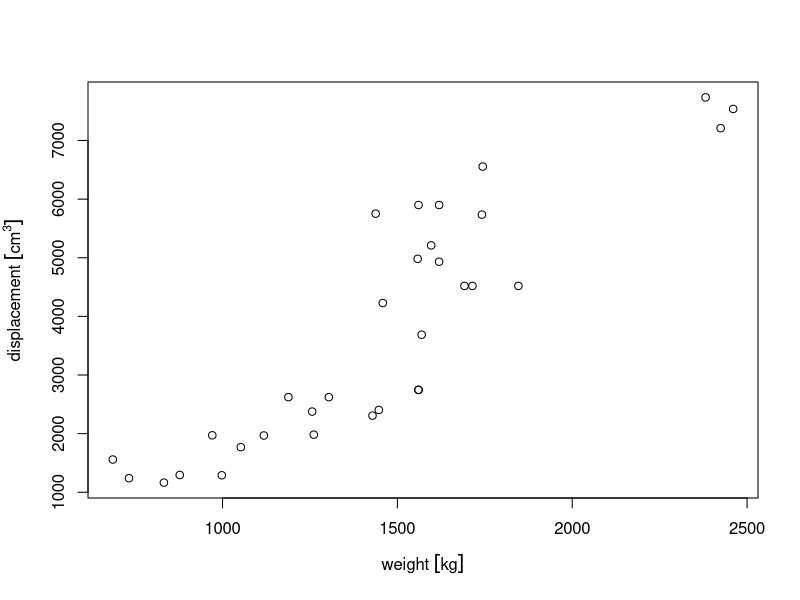
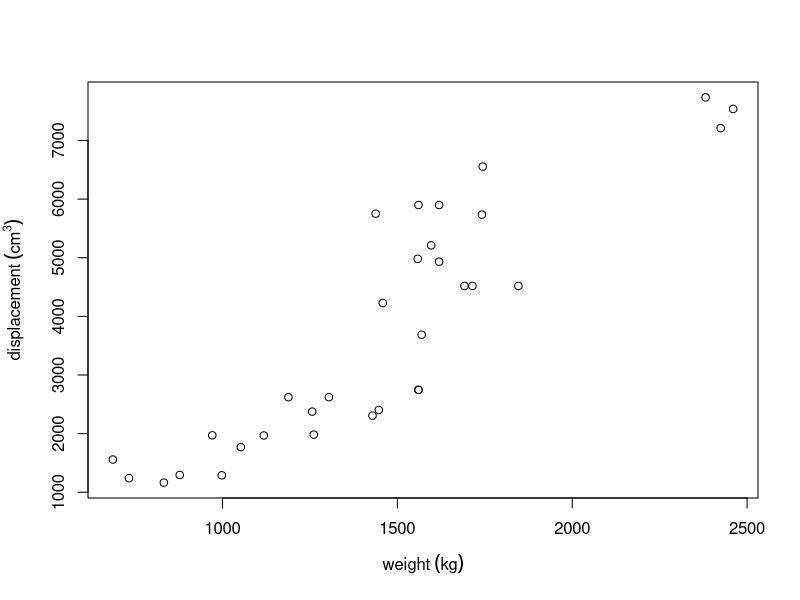
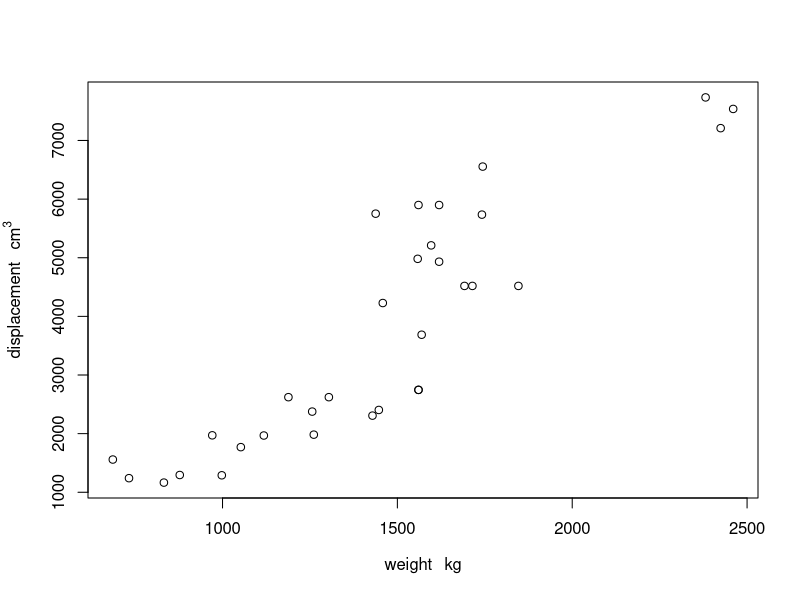
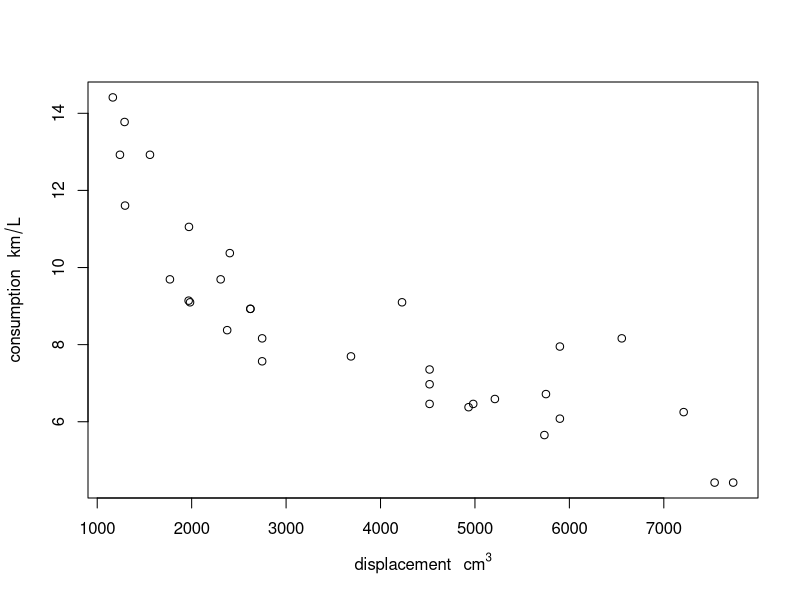
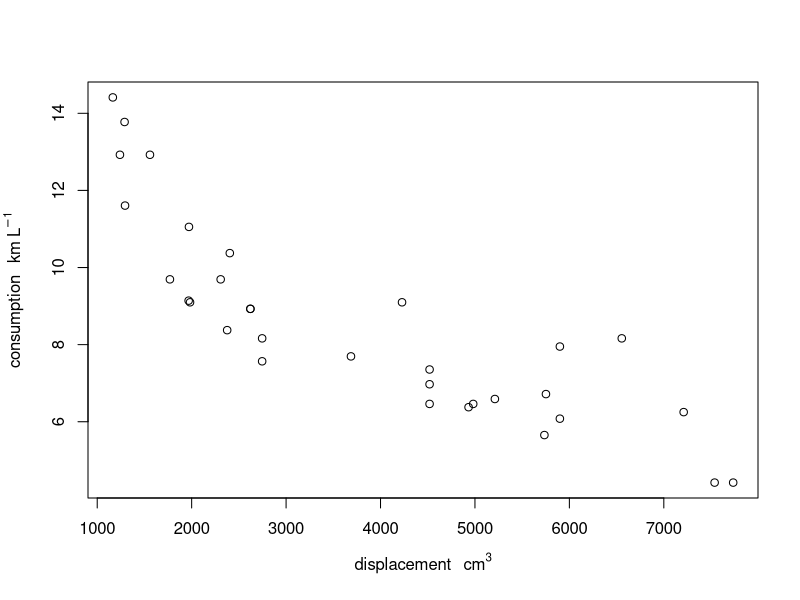
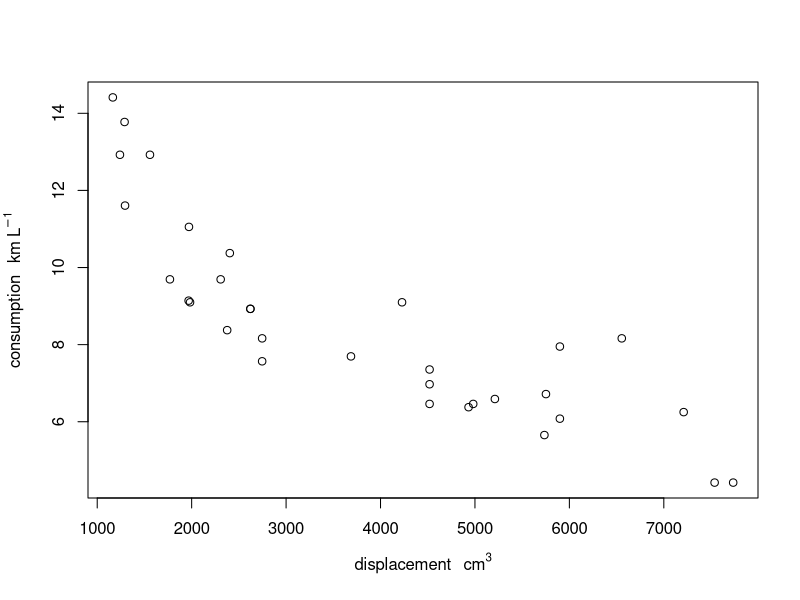
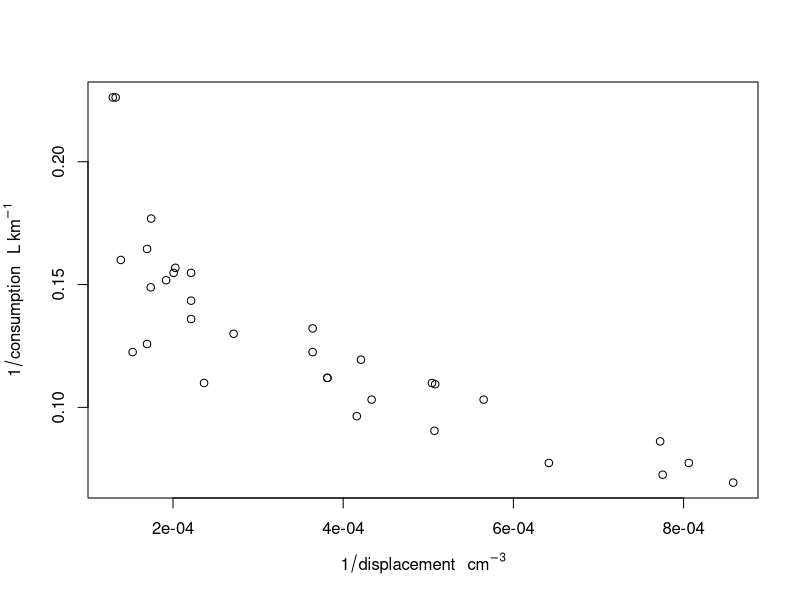

Here is the R script that generated these plots, in order:
## ---- chunk 1
knitr::opts_chunk$set(collapse = TRUE, fig.asp = 0.7, fig.width = 7)
## ---- chunk 2
units:::units_options(negative_power = FALSE)
## ---- chunk 3
t1 = Sys.time() 
t2 = t1 + 3600 
d = t2 - t1
class(d)
units(d)
d
units(d) = "secs"
d
## ---- chunk 4
library(units)
(a <- set_units(runif(10),  m/s))
## ---- chunk 5
set_units(10, m/s)
## ---- chunk 6
b = a
units(b) <- make_units(km/h)
b
## ---- chunk 7
a + a
a * a
a ^ 2
a ** -2
## ---- chunk 8
a + b # m/s + km/h -> m/s
## ---- chunk 9
t <- make_units(s)
a * t
## ---- chunk 10
t <- make_units(min)
a * t
## ---- chunk 11
m <- make_units(m)
a * t / m
## ---- chunk 12
signif(a ** 2 / 3, 3)
cumsum(a)
log(a) # base defaults to exp(1)
log(a, base = 10)
log(a, base = 2)
## ---- chunk 13
sum(a)
min(a)
max(a)
range(a)
## ---- chunk 14
a
a[1]
## ---- chunk 15
a[2:5]
a[-(1:9)]
## ---- chunk 16
c(a,a)
## ---- chunk 17
c(a,b) # m/s, km/h -> m/s
c(b,a) # km/h, m/s -> km/h
## ---- chunk 18
t1 = Sys.time() 
t2 = t1 + 3600 
d = t2 - t1
(du = as_units(d))
## ---- chunk 19
(dt = as_difftime(du))
class(dt)
## ---- chunk 20
set_units(matrix(1:4,2,2), m/s)
set_units(matrix(1:4,2,2), m/s * m/s)
## ---- chunk 21
set_units(matrix(1:4,2,2), m/s) %*% set_units(4:3, m/s)
## ---- chunk 22
set.seed(131)
d <- data.frame(x = runif(4), 
                    y = set_units(runif(4), s), 
                    z = set_units(1:4, m/s))
d
summary(d)
d$yz = with(d, y * z)
d
d[1, "yz"]
## ---- chunk 23
(x = 1:10 * as_units("m2 s-1"))
## ---- chunk 24
y = 1:10 * make_units(m^2/s)
x + y
## ---- chunk 25
deparse_unit(x)
## ---- chunk 26
mar = par("mar") + c(0, .3, 0, 0)
displacement = mtcars$disp * as_units("in")^3
units(displacement) = make_units(cm^3)
weight = mtcars$wt * 1000 * make_units(lb)
units(weight) = make_units(kg)
par(mar = mar)
plot(weight, displacement)
## ---- chunk 27
units_options(group = c("(", ")") )  # parenthesis instead of square brackets
par(mar = mar)
plot(weight, displacement)
## ---- chunk 28
units_options(sep = c("~~~", "~"), group = c("", ""))  # no brackets; extra space
par(mar = mar)
plot(weight, displacement)
## ---- chunk 29
gallon = as_units("gallon")
consumption = mtcars$mpg * make_units(mi/gallon)
units(consumption) = make_units(km/l)
par(mar = mar)
plot(displacement, consumption) # division in consumption
units_options(negative_power = TRUE) # division becomes ^-1
plot(displacement, consumption) # division in consumption
## ---- chunk 30
units_options(negative_power = TRUE) # division becomes ^-1
par(mar = mar)
plot(displacement, consumption)
plot(1/displacement, 1/consumption)
## ---- chunk 31
units_options(negative_power = FALSE) # division becomes /
